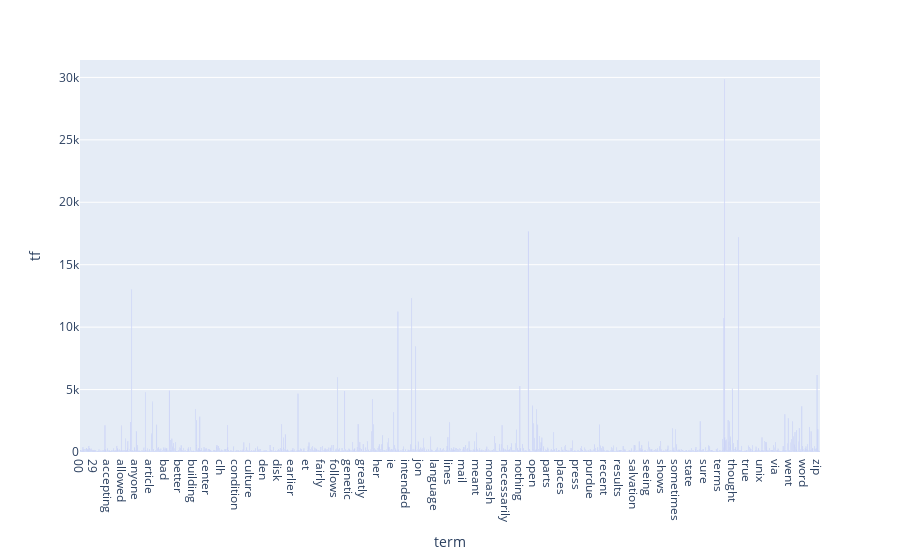

Write notebook code for a chart like this one.
### Markdown cell above
### >>> **Exercise 14 (take home):** 
The chart above contains all the vocabulary, and it's computationally intensive to both compute and visualize. Can you efficiently reduce the number of terms you want to visualize as an exercise.

### Code cell
# Answer here
# df = pd.DataFrame({"term":count_vect.get_feature_names(), "tf": term_frequencies})
tf = term_frequencies[term_frequencies>50]
terms = np.array(count_vect.get_feature_names())
terms = terms[term_frequencies>50]
df = pd.DataFrame({"term":terms, "tf": tf})

fig = px.bar(df, x='term', y='tf')
fig.show()

### Figure 1 — Plotly figure (JSON) as saved in the notebook; plotly's stock layout.template omitted (floating-point values rounded to 4 significant figures; data arrays with more than 128 entries replaced by an {"elided": "..."} marker saying what was removed)
{"data": [{"alignmentgroup": "True", "hovertemplate": "term=%{x}<br>tf=%{y}<extra></extra>", "legendgroup": "", "marker": {"color": "#636efa", "pattern": {"shape": ""}}, "name": "", "offsetgroup": "", "orientation": "v", "showlegend": false, "textposition": "auto", "type": "bar", "x": {"elided": "1614 str values"}, "xaxis": "x", "y": {"elided": "1614 int values"}, "yaxis": "y"}], "layout": {"barmode": "relative", "legend": {"tracegroupgap": 0}, "margin": {"t": 60}, "xaxis": {"anchor": "y", "domain": [0, 1], "title": {"text": "term"}}, "yaxis": {"anchor": "x", "domain": [0, 1], "title": {"text": "tf"}}}}
